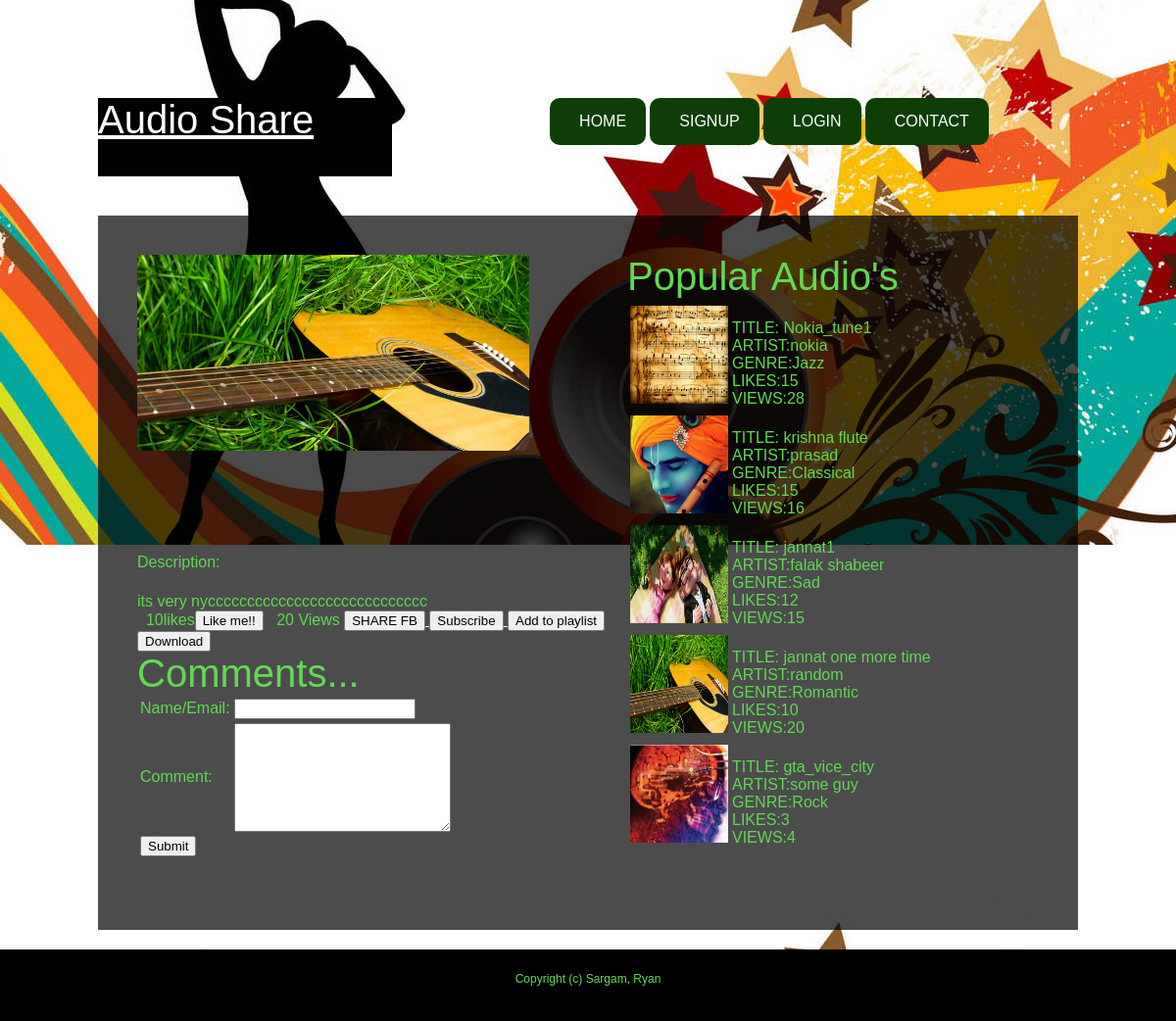
/playdemo.php?valid=no&id=18, run on the app's committed database.
### tables this page shows
CREATE TABLE IF NOT EXISTS `audio` (
  `id` int(20) NOT NULL AUTO_INCREMENT,
  `title` varchar(20) NOT NULL,
  `artist` varchar(20) NOT NULL,
  `audio_type` varchar(20) NOT NULL,
  `description` varchar(50) NOT NULL,
  `cover` varchar(70) NOT NULL,
  `file` varchar(70) DEFAULT NULL,
  `email` varchar(30) NOT NULL,
  `likes` int(10) NOT NULL,
  `comment` int(10) NOT NULL,
  `views` int(10) NOT NULL,
  PRIMARY KEY (`id`)
);

### playdemo.php (the view, shortened to what this page needs)
<html >
<head>
<link href="default.css" rel="stylesheet" type="text/css" media="all" />
</head>
<body style="background-image:url(images/back.jpg);background-height:500px;background-position:center;">
<div id="wrapper">
	<div id="header-wrapper">
		<div id="header" class="container">
			<div id="logo">
				<h2><a href="#">Audio Share</a></h2>
			</div>
			<div id="menu">
		<ul>
			<li class="current_page_item"><a href="#">Home</a></li>
			<li><a href="signup.php">SignUp</a></li>
			<li><a href="login.php">Login</a></li>
			<li class="last"><a href="contact.php">Contact</a></li>
		</ul>
		</div>
		</div>
	</div>
	<div id="page" class="container">
		<div id="content" style="width:1200px;">
		<div style="width:500;float:left;">
			<?php
$id=$_GET['id'];
$result=mysql_query("select * from audio where id='$id' ");
$row=mysql_fetch_array($result);
$file = 'uploadedaudio/' . $row['file'];
$image= 'uploads/' . $row['cover'];
?>
<img src="<?php echo $image?>" width="400px" height="200px"/>
<embed src="<?php
echo $file;
?>" autostart="true" loop="true" height="100px" width="400px" /></br>
<p> Description:</p><?php echo $row['description']?>
<?php echo $row['likes']."likes" ?>
<?php if($_COOKIE['like']!=$id)
{?>
<button id="mylike" onclick="myFunction(<?php echo $id?>)">  Like me!! </button>
<?php }?>
<?php echo $row['views'] ?> Views
<a href=""><button> SHARE FB </button> </a>
<a href=""><button> Subscribe </button> </a>
<a href="addtoplaylist.php?valid=1&id=<?php echo $id?>&email=<?php echo $_GET['email']?>"><button> Add to playlist </button> </a>
<a href="download.php?id=<?php echo $id?>"><button> Download </button> </a>
	<?php
		$id=$_GET["id"];
		?>
<h2 class="obj1"> Comments... <h1>
		<form action="playdemo.php?valid=yes&id=<?php echo $id ?>" method="post">
			<table>
				<tr>
					<td class="obj1"> Name/Email: </td>
					<td><input type="text" name="name"/></td>
				</tr>
				<tr>
					<td class="obj1"> Comment: </td>
					<td colspan="4" ><textarea rows="7" cols="25" name="comment"></textarea></td>
				</tr>
				<tr>
					<td><input type="submit" name="submit"/></td>
				</tr>
			</table>
		</form>
		</div>
			<div style="width:700px;height:auto;float:right;">
			<h2> Popular Audio's </h2>
			<?php
		$extract=mysql_query(" select * from audio ORDER BY likes desc ");
		$c=0;
			?>
			<table>
			<?php
			while(($row=mysql_fetch_array($extract)) && ($c < 5)):
			?>
				<tr>
					 <td class="obj1"> <a href="playdemo.php?valid=no&id=<?php echo $row['id'] ?>"> <img src="uploads/<?php echo $row['cover']?> " width="100px" height="100px"/> </br>
					</td></a>
					<td class="obj1">
					</br>TITLE: <?php echo $row['title'];?>
					</br>ARTIST:<?php echo $row['artist'];?>
					</br>GENRE:<?php echo $row['audio_type'];?>
					</br>LIKES:<?php echo $row['likes'];?>
					</br>VIEWS:<?php echo $row['views'];?>
					</td>
				</tr>
			<?php
			$c++;
				endwhile;?>
			</table >
		</div>
		</div>
	</div>
	<div id="footer">
		<p>Copyright (c) Sargam, Ryan</p>
	</div>
</div>
</body>
</html>

### default.css (style rules this page uses)
html, body { height: 100%; width: 100%; padding: 0; margin: 0; }
body { margin: 0; padding: 0; font-family: Arial, Helvetica, sans-serif; font-size: 16px; font-weight: 200; color: #61D953; }
h1, h2, h3 { margin: 0; padding: 0; }
h2 { font-weight: 300; font-size: 2.50em; }
p, ol, ul { margin-top: 0px; }
p { line-height: 180%; }
a { color: #FFFFFF; }
a img { border: none; }
#wrapper { position: relative; width: 100%; min-height: 600px; margin: 100px auto; }
#wrapper { overflow: hidden; }
.container { width: 1000px; margin: 0px auto; }
#header-wrapper { overflow: hidden; height: 80px; margin-bottom: 40px; }
#header { overflow: hidden; }
#logo { float: left; width: 300px; height: 80px; background-color: #000000; }
#menu { width: 1070px; padding: 0px 0px; margin: 0px auto 20px auto; font-size: 15px; color: #000000; }
#menu ul { margin: 0px 0px 0px 0px; padding: 0px 0px; list-style: none; line-height: normal; text-align: center; }
#menu li { display: inline-block; }
#menu a { display: block; padding: 15px 20px 15px 30px; background: #0C3E06; border-radius: 10px; text-decoration: none; text-transform: uppercase; text-align: center; font-family: 'Oswald', sans-serif; font-size: 16px; font-weight: 200; color: #FFFFFF; border: none; }
#menu a:hover, #menu .current_page_item a { text-decoration: none; }
#menu .current_page_item a { background: #0C3E06; color: #FFFFFF; }
#menu .last { border-right: none; }
#page { overflow: hidden; margin-bottom: 20px; }
#content { float: left; width: 600px; padding: 40px; background: rgba(0,0,0,0.70); }
#footer { overflow: hidden; margin: 20px auto 0px auto; padding: 20px 0px; background: rgba(0,0,0,1); }
#footer p { text-align: center; font-size: 12px; }

### data on the page
audio: cover (picture), description "its very nycccccccccccccccccccccccccccc", likes "10", views "20", title "jannat one more time", artist "random", audio_type "Romantic"
audio: cover (picture), title "Nokia_tune1", artist "nokia", audio_type "Jazz", likes "15", views "28"
audio: cover (picture), title "krishna flute", artist "prasad", audio_type "Classical", likes "15", views "16"
audio: cover (picture), title "jannat1", artist "falak shabeer", audio_type "Sad", likes "12", views "15"
audio: cover (picture), title "gta_vice_city", artist "some guy", audio_type "Rock", likes "3", views "4"
